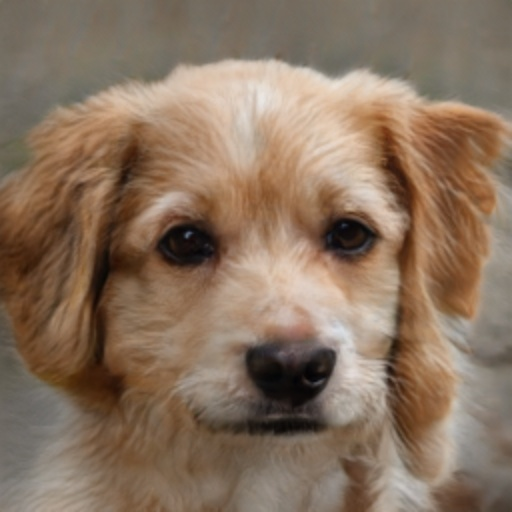
#> input picture cross_dissolving/dog.jpg, 512 x 512 px
$ python cross_dissolving.py
#> lines starting #> are read from the running program, lines starting #| are printed output that depends on the picture
import cv2
import numpy as np

def cross_dissolve_morphing(source_image, destination_image, morphing_factor):
#> called with source_image = 'dog.jpg', destination_image = 'human.jpg', morphing_factor = 0.4
    src = cv2.imread(source_image)
#> src is the input picture: shape (512, 512, 3); mean B, G, R 95.4, 114.9, 137.2
    dst = cv2.imread(destination_image)
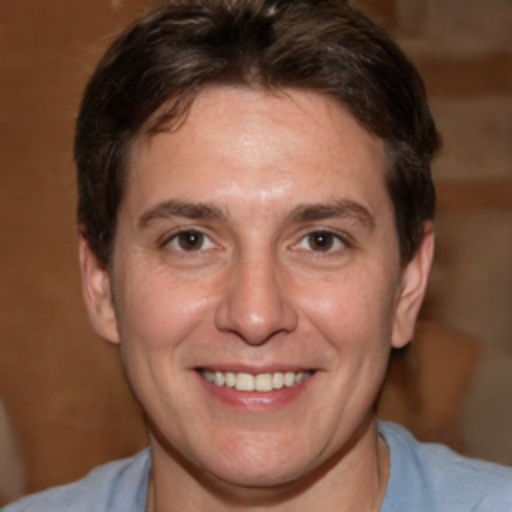
#> input picture cross_dissolving/human.jpg, 512 x 512 px
#> dst is the input picture: shape (512, 512, 3); mean B, G, R 67.5, 84.8, 122.2

    src = cv2.resize(src, (dst.shape[1], dst.shape[0]))

    src = np.float32(src)
    dst = np.float32(dst)

    morphed_image = np.uint8((1 - morphing_factor) * src + morphing_factor * dst)
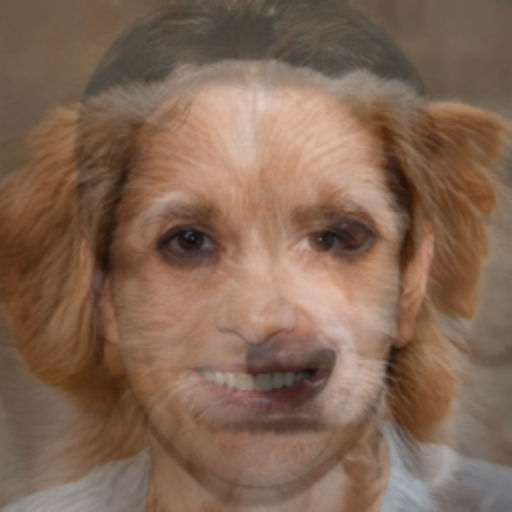
#> morphed_image: shape (512, 512, 3); mean B, G, R 83.9, 102.5, 130.8

    return morphed_image

source_image_path = 'dog.jpg'
destination_image_path = 'human.jpg'

morphing_factor = 0.4

morphed_image = cross_dissolve_morphing(source_image_path, destination_image_path, morphing_factor)

cv2.imwrite("morphed_image_04.png", morphed_image)
